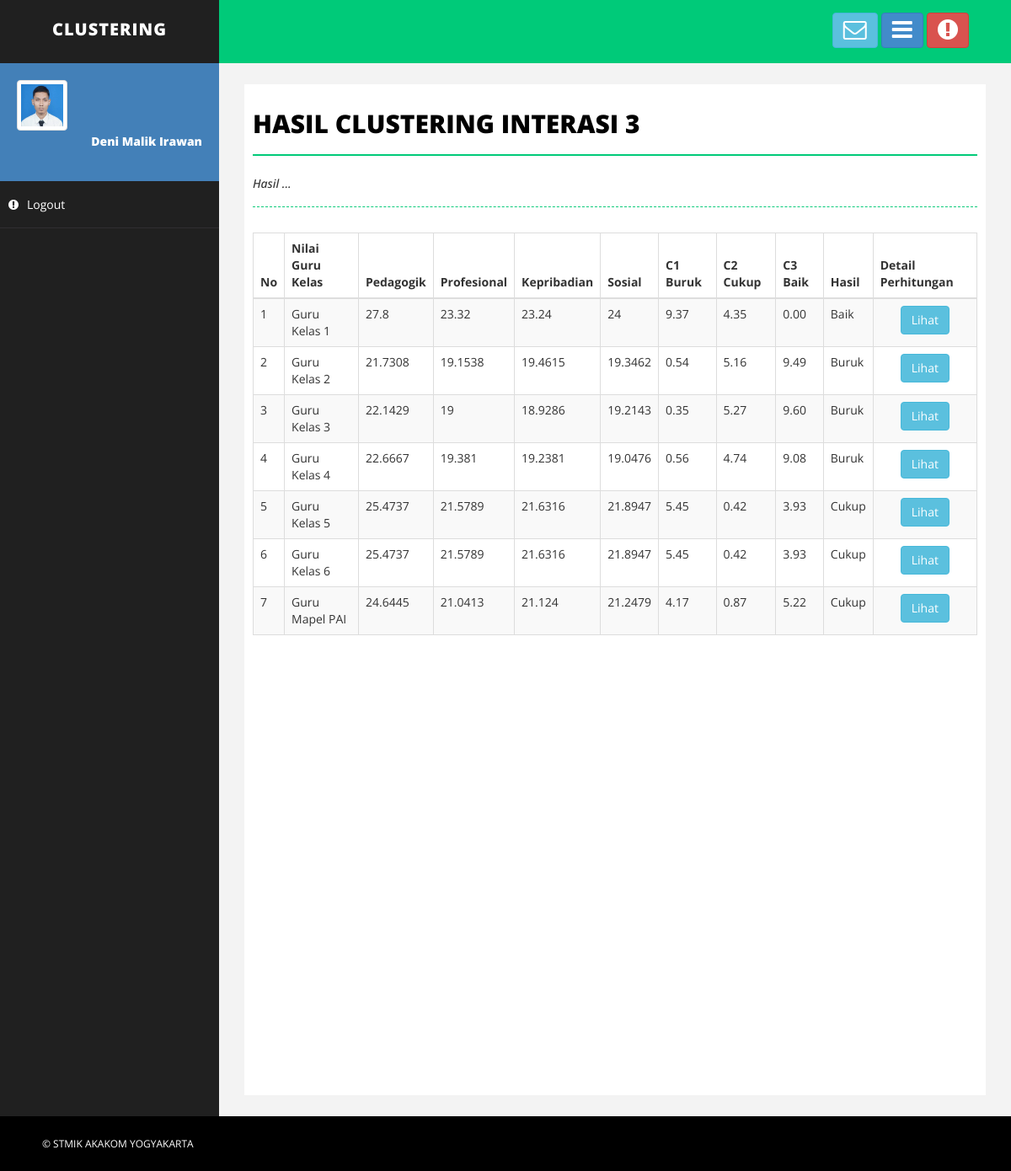
Screenshot of /interasi3.php with the database file from the repository.
### tables this page shows
CREATE TABLE `kasus` (
  `idk` int(11) NOT NULL,
  `nama` varchar(30) NOT NULL,
  `kharga` float NOT NULL,
  `kmenu` float NOT NULL,
  `kfasilitas` float NOT NULL,
  `kjam` float NOT NULL,
  `set_sementara` varchar(10) NOT NULL,
  `tugas` varchar(100) NOT NULL
);

### interasi3.php (the view, shortened to what this page needs)
<!DOCTYPE html>
<html xmlns="http://www.w3.org/1999/xhtml">
<head>
    <link href="assets/css/bootstrap.css" rel="stylesheet" />
    <link href="assets/css/font-awesome.css" rel="stylesheet" />
    <link href="assets/css/basic.css" rel="stylesheet" />
    <link href="assets/css/custom.css" rel="stylesheet" />
</head>
<body>
    <div id="wrapper">
        <nav class="navbar navbar-default navbar-cls-top " role="navigation" style="margin-bottom: 0">
            <div class="navbar-header">
                <a class="navbar-brand" href="">CLUSTERING</a>
            </div>
            <div class="header-right">
            <a href="gambar.php" class="btn btn-info" title="Gambar"><b> </b><i class="fa fa-envelope-o fa-2x"></i></a>
                <a href="kalender.php" class="btn btn-primary" title="Calendar"><b></b><i class="fa fa-bars fa-2x"></i></a>
                <a href="video.php" class="btn btn-danger" title="Video"><i class="fa fa-exclamation-circle fa-2x"></i></a>
            </div>
        </nav>
<?php
include"menu.php";
?>
        <div id="page-wrapper">
            <div id="page-inner">
                <div class="row">
                    <div class="col-md-12">
                        <h1 class="page-head-line">Hasil Clustering Interasi 3</h1>
                        <h1 class="page-subhead-line"> Hasil ...</h1>
                    </div>
                </div>
                <div class="row">
                    <div class="col-md-12">
   <?php
if($_GET[act]=="lihat"){
  include ('config.php');
  $queryutama = mysql_query("SELECT  *  FROM kasus where idk='$_GET[id]'");
    $no = 1;
    while ($data = mysql_fetch_array($queryutama)) {
		 $c1=sqrt((pow(($data[kharga]-22.14984),2))+(pow(($data[kmenu]-19.26032),2))+(pow(($data[kfasilitas]-19.16222),2))+(pow(($data[kjam]-19.22063),2)));
		 $c2=sqrt((pow(($data[kharga]-25.19912),2))+(pow(($data[kmenu]-21.42208),2))+(pow(($data[kfasilitas]-21.45716),2))+(pow(($data[kjam]-21.68816),2)));
		 $c3=sqrt((pow(($data[kharga]-27.8),2))+(pow(($data[kmenu]-23.32),2))+(pow(($data[kfasilitas]-23.24),2))+(pow(($data[kjam]-24),2)));
		 $min=min($c1,$c2,$c3);
		 if($min==$c1){
			$hasil=Buruk;
		 }elseif($min==$c2){
			$hasil=Cukup;
		}
		 elseif($min==$c3){
			$hasil=Baik;
		 }
		echo"<h3>Perhitungan ID Kasus $_GET[id]</h3>";
		echo"<p><b>Hitung jarak ID Kasus $_GET[id] terhadap cluster Pertama:</b></p>";
		echo"<p>&nbsp;&nbsp;&nbsp;&nbsp;&nbsp;C$_GET[id]1 = √((($data[kharga]-22.14984)^2)+(($data[kmenu]-19.26032)^2)+(($data[kfasilitas]-19.16222)^2)+(($data[kjam]-19.22063)^2)) = $c1 </p>";
		echo"<p><b>Hitung jarak ID Kasus $_GET[id] terhadap cluster Kedua:</b></p>";
		echo"<p>&nbsp;&nbsp;&nbsp;&nbsp;&nbsp;C$_GET[id]2 = √((($data[kharga]-25.19912)^2)+(($data[kmenu]-21.42208)^2)+(($data[kfasilitas]-21.45716)^2)+(($data[kjam]-21.68816)^2)) = $c2</p>";
		echo"<p><b>Hitung jarak ID Kasus $_GET[id] terhadap cluster Ketiga:</b></p>";
		echo"<p>&nbsp;&nbsp;&nbsp;&nbsp;&nbsp;C$_GET[id]3 = √((($data[kharga]-27.8)^2)+(($data[kmenu]-23.32^2)+(($data[kfasilitas]-23.24)^2)+(($data[kjam]-24)^2)) = $c3</p>";
		echo"<p><b>jarak terdekat (terkecil) dari pusat cluster: MIN(C$_GET[id]1,C$_GET[id]2,C$_GET[id]3) = MIN($c1,$c2,$c3) = $hasil</b></p>";
		$no++;
}
$no++;
}else{
?>
                      <table class="table table-striped table-bordered table-hover">
                                    <thead>
                                        <tr>
                                            <th>No</th>
                                            <th>Nilai Guru Kelas</th>
                                            <th>Pedagogik</th>
                                            <th>Profesional</th>
                                            <th>Kepribadian</th>
                                            <th>Sosial</th>
                                            <th>C1 Buruk</th>
                                            <th>C2 Cukup</th>
                                            <th>C3 Baik</th>
                                            <th>Hasil</th>
                                            <th>Detail Perhitungan</th>
                                        </tr>
                                    </thead>
                                       <tbody>
  <?php
  $queryutama = mysql_query("SELECT  *  FROM kasus order by idk");
    $no = 1;
    while ($data = mysql_fetch_array($queryutama)) {
		 $c1=sqrt((pow(($data[kharga]-22.14984),2))+(pow(($data[kmenu]-19.26032),2))+(pow(($data[kfasilitas]-19.16222),2))+(pow(($data[kjam]-19.22063),2)));
		 $c2=sqrt((pow(($data[kharga]-25.19912),2))+(pow(($data[kmenu]-21.42208),2))+(pow(($data[kfasilitas]-21.45716),2))+(pow(($data[kjam]-21.68816),2)));
		 $c3=sqrt((pow(($data[kharga]-27.8),2))+(pow(($data[kmenu]-23.32),2))+(pow(($data[kfasilitas]-23.24),2))+(pow(($data[kjam]-24),2)));
		 $min=min($c1,$c2,$c3);
		 if($min==$c1){
			$hasil=Buruk;
		 }elseif($min==$c2){
			$hasil=Cukup;
		}
		 elseif($min==$c3){
			$hasil=Baik;
		 }
?>
           <tr>
           <td><?php echo $no;  ?></td>
           <td><?php echo"$data[nama]";  ?></td>
           <td><?php echo $data['kharga']; ?></td>
           <td><?php echo $data['kmenu']; ?></td>
           <td><?php echo $data['kfasilitas']; ?></td>
           <td><?php echo $data['kjam']; ?></td>
           <td><?php echo number_format($c1,2); ?></td>
           <td><?php echo number_format($c2,2); ?></td>
           <td><?php echo number_format($c3,2); ?></td>
           <td><?php echo $hasil; ?></td>
		   <td align=center><a href="tampilproses.php?act=lihat&id=<?php echo $data['idk']; ?>" class="btn btn-info">Lihat</a></td>
<?php
$no++;
}
}
?>
</tr></tbody></table>
                    </div>
                </div>
            </div>
        </div>
    </div>
    <div id="footer-sec">
        &copy; STMIK AKAKOM YOGYAKARTA
    </div>
</body>
</html>

### assets/css/basic.css (style rules this page uses)
body { font-family: 'Open Sans', sans-serif; line-height:25px; }
#wrapper { width: 100%; background: #202020; }
#page-wrapper { padding: 15px 15px; min-height: 600px; background: #F3F3F3; }
#page-inner { width: 100%; margin: 10px 20px 10px 0px; background-color: #fff!important; padding: 10px; min-height: 1200px; }
.page-head-line { font-size: 30px; text-transform: uppercase; color: #000; font-weight: 800; padding-bottom: 20px; border-bottom: 2px solid #00CA79; margin-bottom: 10px; }
.page-subhead-line { font-size: 14px; padding-top: 5px; padding-bottom: 20px; font-style:italic; margin-bottom:30px; border-bottom:1px dashed #00CA79; }
.navbar-cls-top .navbar-brand { color: #fff; background: #202020; width: 260px; text-align: center; height: 75px; font-size: 20px; letter-spacing: 1px; font-weight: 900; padding-top: 25px; text-transform:uppercase; }
.header-right { color: #fff; padding: 15px 50px 5px 50px; float: right; font-size: 16px; }
.navbar-cls-top { background: #00CA79; border-bottom: none; }
.navbar-default { border: 0px solid black; }
.navbar-header { background: #000000; }
#footer-sec { background-color:#000; padding:20px 50px; color:#fff; font-size:12px; }
@media (min-width:768px) { #page-wrapper { margin: 0 0 0 260px; padding: 15px 30px; min-height: 1200px; } }
@media (min-width:768px) { .navbar { border-radius: 0px; } }

### rows the page displays
kasus: nama "Guru Kelas 1", kharga "27.8", kmenu "23.32", kfasilitas "23.24", kjam "24", c1 "9.37", c2 "4.35", c3 "0.00", hasil "Baik"
kasus: nama "Guru Kelas 2", kharga "21.7308", kmenu "19.1538", kfasilitas "19.4615", kjam "19.3462", c1 "0.54", c2 "5.16", c3 "9.49", hasil "Buruk"
kasus: nama "Guru Kelas 3", kharga "22.1429", kmenu "19", kfasilitas "18.9286", kjam "19.2143", c1 "0.35", c2 "5.27", c3 "9.60", hasil "Buruk"
kasus: nama "Guru Kelas 4", kharga "22.6667", kmenu "19.381", kfasilitas "19.2381", kjam "19.0476", c1 "0.56", c2 "4.74", c3 "9.08", hasil "Buruk"
kasus: nama "Guru Kelas 5", kharga "25.4737", kmenu "21.5789", kfasilitas "21.6316", kjam "21.8947", c1 "5.45", c2 "0.42", c3 "3.93", hasil "Cukup"
kasus: nama "Guru Kelas 6", kharga "25.4737", kmenu "21.5789", kfasilitas "21.6316", kjam "21.8947", c1 "5.45", c2 "0.42", c3 "3.93", hasil "Cukup"
kasus: nama "Guru Mapel PAI", kharga "24.6445", kmenu "21.0413", kfasilitas "21.124", kjam "21.2479", c1 "4.17", c2 "0.87", c3 "5.22", hasil "Cukup"
